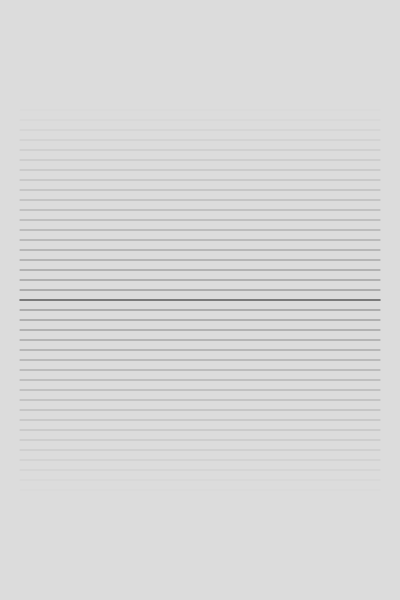
Frame 1 (no input)
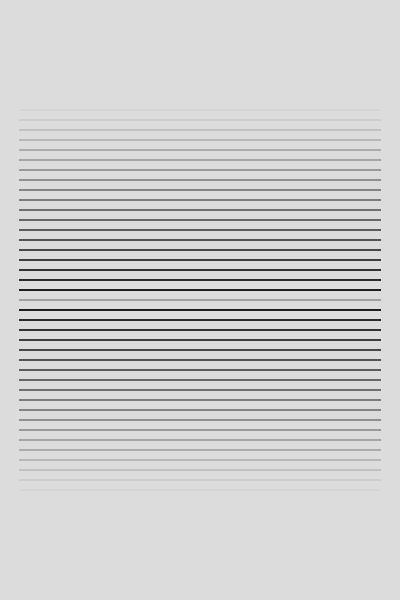
Frame 60 (no input)
Frame 120 (the mouse pressed at the canvas centre since frame 60): identical to frame 60, image omitted

The p5.js sketch that drew these frames (run headless with seeded random() and noise() and a simulated clock; from frame 60 on, the mouse is pressed at the canvas centre):

// p5.js sketch
// ── sketch.js
let bg = ["#dcdcdc"];
let bgNum = [220];
function setup() {
  createCanvas(windowWidth / 3, windowWidth / 2);
  // put setup code here
  background(bg);
}

function draw() {
  let cells = 40;
  let offset = width / 20;
  let margin = offset / 1.5;
  let center = height / 2;
  let weight = 0.5;
  line(offset, height / 2, width - offset, height / 2);
  stroke(30);
  strokeWeight(weight);
  //上方向と下方向にfrを回す
  //上側
  let upperValue = 30;
  for (let upper = center; upper > offset; upper -= 10) {
    line(offset, upper, width - offset, upper);
    stroke(upperValue);

    strokeWeight(weight);
    upperValue += 10;
    if (upperValue > bgNum) break;
  }
  //下側
  let lowerValue = 30;
  for (let lower = center; lower < height - offset; lower += 10) {
    line(offset, lower, width - offset, lower);
    stroke(lowerValue);

    lowerValue += 10;
    if (lowerValue > bgNum) break;
  }
}
